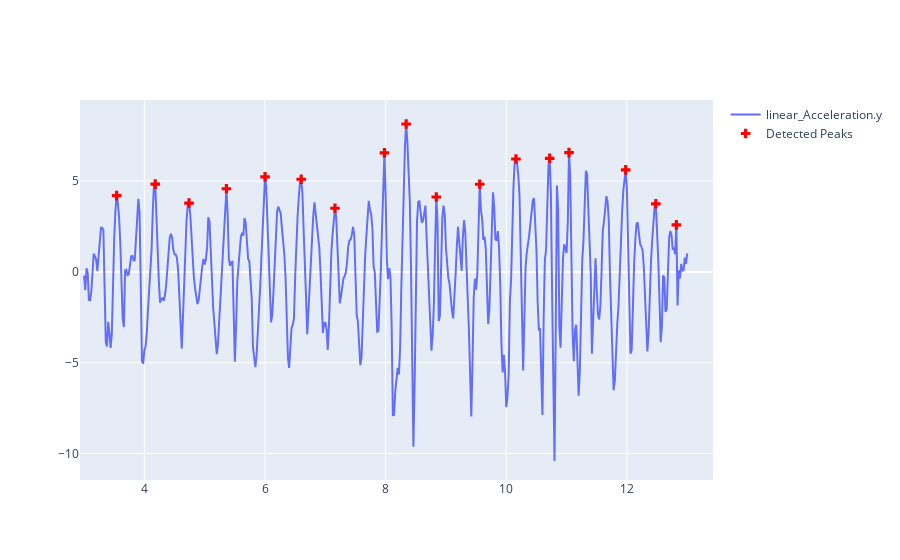

The notebook cell saved with this chart:
### Code cell
def visualize_peaks(df_id: int, axis_id: int, printme: bool = False):
    peaks = peaks_per_df[df_id][axis_id]
    df = cut_dfs[df_id]
    axis = axis_combinations[axis_id]
    time_stamps = df['time'].values

    fig = go.Figure()
    fig.add_trace(go.Scatter(
        y = df[axis],
        x = df['time']/1000,
        mode = 'lines',
        name=axis
    ))
    print(float(df.loc[df['time'] == 3540][axis]))

    fig.add_trace(go.Scatter(
        x=[j/1000 for j in peaks],
        y=[float(df.loc[df['time'] == j][axis]) for j in peaks],
        mode='markers',
        marker=dict(
            size=8,
            color='red',
            symbol='cross'
        ),
        name='Detected Peaks'
    ))

    fig.show()
    
visualize_peaks(0, 1)

### Figure 1 — Plotly figure (JSON) as saved in the notebook; plotly's stock layout.template omitted (floating-point values rounded to 4 significant figures; data arrays with more than 128 entries replaced by an {"elided": "..."} marker saying what was removed)
{"data": [{"mode": "lines", "name": "linear_Acceleration.y", "type": "scatter", "x": {"elided": "501 float values"}, "y": {"elided": "501 float values"}}, {"marker": {"color": "red", "size": 8, "symbol": "cross"}, "mode": "markers", "name": "Detected Peaks", "type": "scatter", "x": [3.54, 4.18, 4.74, 5.36, 6, 6.6, 7.16, 7.98, 8.34, 8.84, 9.56, 10.16, 10.72, 11.04, 11.98, 12.48, 12.82], "y": [4.198, 4.832, 3.789, 4.576, 5.229, 5.099, 3.505, 6.554, 8.142, 4.123, 4.824, 6.216, 6.253, 6.567, 5.618, 3.748, 2.586]}], "layout": {}}
